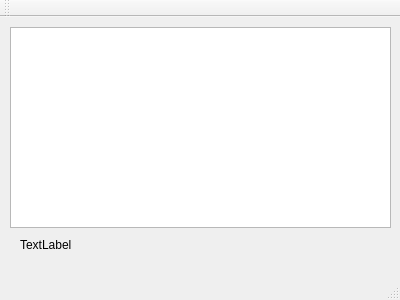
<?xml version="1.0" encoding="UTF-8"?>
<ui version="4.0">
 <class>MainWindow</class>
 <widget class="QMainWindow" name="MainWindow">
  <property name="geometry">
   <rect>
    <x>0</x>
    <y>0</y>
    <width>400</width>
    <height>300</height>
   </rect>
  </property>
  <property name="windowTitle">
   <string>MainWindow</string>
  </property>
  <widget class="QWidget" name="centralWidget">
   <widget class="QTextBrowser" name="textBrowser">
    <property name="geometry">
     <rect>
      <x>10</x>
      <y>10</y>
      <width>381</width>
      <height>201</height>
     </rect>
    </property>
   </widget>
   <widget class="QLabel" name="label">
    <property name="geometry">
     <rect>
      <x>20</x>
      <y>220</y>
      <width>361</width>
      <height>16</height>
     </rect>
    </property>
    <property name="text">
     <string>TextLabel</string>
    </property>
   </widget>
  </widget>
  <widget class="QMenuBar" name="menuBar">
   <property name="geometry">
    <rect>
     <x>0</x>
     <y>0</y>
     <width>400</width>
     <height>23</height>
    </rect>
   </property>
  </widget>
  <widget class="QToolBar" name="mainToolBar">
   <attribute name="toolBarArea">
    <enum>TopToolBarArea</enum>
   </attribute>
   <attribute name="toolBarBreak">
    <bool>false</bool>
   </attribute>
  </widget>
  <widget class="QStatusBar" name="statusBar"/>
 </widget>
 <layoutdefault spacing="6" margin="11"/>
 <resources/>
 <connections/>
</ui>
